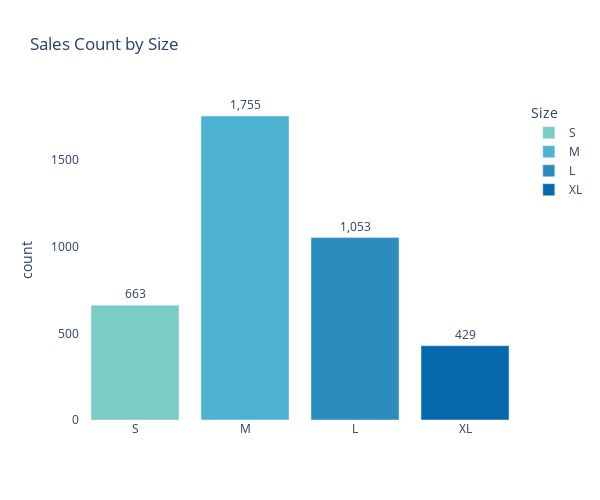

The cell this chart's notebook holds for it:
### Code cell
fig = px.bar(df_by_size, x=df_by_size.index, y=df_by_size.values,
             title='Sales Count by Size',
             color=df_by_size.index,  
             color_discrete_sequence=px.colors.sequential.GnBu[4:])  

fig.update_traces(texttemplate='%{y:,.0f}', textposition='outside')  

fig.update_layout(width=600,  
                  height=500, 
                  xaxis_title='',  
                  yaxis_title='count',  
                  plot_bgcolor='white')  

fig.show()

### Figure 1 — Plotly figure (JSON) as saved in the notebook; plotly's stock layout.template omitted (floating-point values rounded to 4 significant figures)
{"data": [{"alignmentgroup": "True", "hovertemplate": "Size=%{x}<br>y=%{y}<extra></extra>", "legendgroup": "S", "marker": {"color": "rgb(123,204,196)", "pattern": {"shape": ""}}, "name": "S", "offsetgroup": "S", "orientation": "v", "showlegend": true, "textposition": "outside", "texttemplate": "%{y:,.0f}", "type": "bar", "x": ["S"], "xaxis": "x", "y": [663], "yaxis": "y"}, {"alignmentgroup": "True", "hovertemplate": "Size=%{x}<br>y=%{y}<extra></extra>", "legendgroup": "M", "marker": {"color": "rgb(78,179,211)", "pattern": {"shape": ""}}, "name": "M", "offsetgroup": "M", "orientation": "v", "showlegend": true, "textposition": "outside", "texttemplate": "%{y:,.0f}", "type": "bar", "x": ["M"], "xaxis": "x", "y": [1755], "yaxis": "y"}, {"alignmentgroup": "True", "hovertemplate": "Size=%{x}<br>y=%{y}<extra></extra>", "legendgroup": "L", "marker": {"color": "rgb(43,140,190)", "pattern": {"shape": ""}}, "name": "L", "offsetgroup": "L", "orientation": "v", "showlegend": true, "textposition": "outside", "texttemplate": "%{y:,.0f}", "type": "bar", "x": ["L"], "xaxis": "x", "y": [1053], "yaxis": "y"}, {"alignmentgroup": "True", "hovertemplate": "Size=%{x}<br>y=%{y}<extra></extra>", "legendgroup": "XL", "marker": {"color": "rgb(8,104,172)", "pattern": {"shape": ""}}, "name": "XL", "offsetgroup": "XL", "orientation": "v", "showlegend": true, "textposition": "outside", "texttemplate": "%{y:,.0f}", "type": "bar", "x": ["XL"], "xaxis": "x", "y": [429], "yaxis": "y"}], "layout": {"barmode": "relative", "height": 500, "legend": {"title": {"text": "Size"}, "tracegroupgap": 0}, "plot_bgcolor": "white", "title": {"text": "Sales Count by Size"}, "width": 600, "xaxis": {"anchor": "y", "autorange": true, "categoryarray": ["S", "M", "L", "XL"], "categoryorder": "array", "domain": [0, 1], "range": [-0.5, 3.5], "title": {"text": ""}, "type": "category"}, "yaxis": {"anchor": "x", "autorange": true, "domain": [0, 1], "range": [0, 1847.0], "title": {"text": "count"}, "type": "linear"}}}
